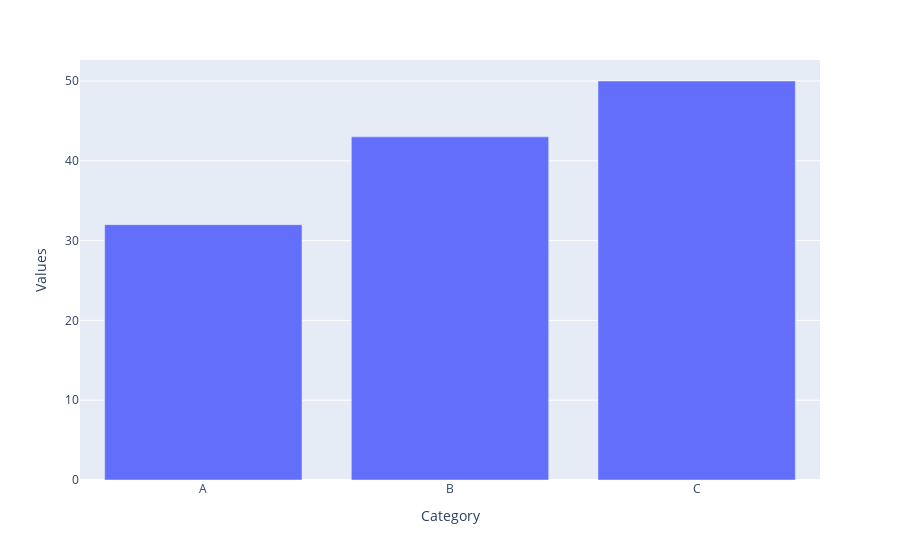

The cell this chart's notebook holds for it:
### Code cell
fig = px.bar(df2, x='Category', y='Values')
fig.show()

### Figure 1 — Plotly figure (JSON) as saved in the notebook; plotly's stock layout.template omitted (floating-point values rounded to 4 significant figures)
{"data": [{"hovertemplate": "Category=%{x}<br>Values=%{y}<extra></extra>", "legendgroup": "", "marker": {"color": "#636efa", "pattern": {"shape": ""}}, "name": "", "orientation": "v", "showlegend": false, "textposition": "auto", "type": "bar", "x": ["A", "B", "C"], "xaxis": "x", "y": [32, 43, 50], "yaxis": "y"}], "layout": {"barmode": "relative", "legend": {"tracegroupgap": 0}, "margin": {"t": 60}, "xaxis": {"anchor": "y", "domain": [0, 1], "title": {"text": "Category"}}, "yaxis": {"anchor": "x", "domain": [0, 1], "title": {"text": "Values"}}}}
